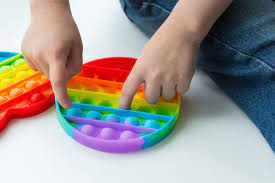
#> input picture popitt.jpg, 275 x 183 px
$ jupyter execute 'Feature and edge detection code.ipynb'   (shell and % lines are left out)
#> lines starting #> are read from the running program, lines starting #| are printed output that depends on the picture; after the words box and inside, x2 and y2 are one past the last pixel; in counts of white or black regions, pixels touching at a corner belong together
#### Name:Niharika Nashine
#### Roll no=10   Batch=B1
#### Practical 7

[cell 1]
import matplotlib.pyplot as plt
import numpy as np
import cv2

[cell 2]

image = cv2.imread("popitt.jpg")
#> image is the input picture: shape (183, 275, 3); mean B, G, R 147.8, 151.1, 159

image_copy=np.copy(image)
image_copy=cv2.cvtColor(image_copy,cv2.COLOR_BGR2RGB)
plt.imshow(image_copy)

[cell 3]
gray=cv2.cvtColor(image_copy,cv2.COLOR_RGB2GRAY)
grap=np.float32(gray)

#detect corners
dst=cv2.cornerHarris(gray,2,3,0.04)
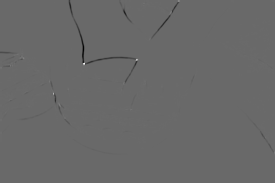
#> dst: shape (183, 275) float32; min -0.00516, max 0.00726, mean -1.83e-05; drawn with min black and max white

dst=cv2.dilate(dst,None)
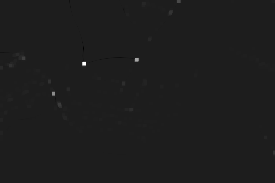
#> dst: shape (183, 275) float32; min -0.000952, max 0.00726, mean 8.96e-06; drawn with min black and max white

plt.imshow(dst,cmap='gray')

[cell 4]
thresh=0.01*dst.max()
#> thresh = 7.26e-05

corner_image=np.copy(image_copy)

for j in range(0,dst.shape[0]):
    for i in range(0,dst.shape[1]):
        if(dst[j,i]>thresh):
            cv2.circle(corner_image,(i,j),2,(0,255,0),2)
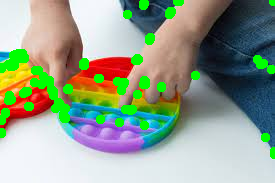
#> corner_image: shape (183, 275, 3); mean R, G, B 147.1, 161, 140.4
plt.imshow(corner_image)

[cell 5]
image = cv2.imread("popitt.jpg")
gray=cv2.cvtColor(image,cv2.COLOR_RGB2GRAY)
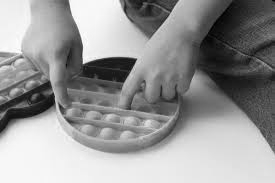
#> gray: shape (183, 275); min 0, max 255, mean 151
grap=np.float32(gray)

#detect corners
dst_3=cv2.cornerHarris(gray,2,3,0.04)
dst_5=cv2.cornerHarris(gray,2,5,0.04)
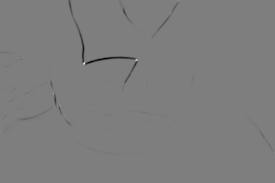
#> dst_5: shape (183, 275) float32; min -0.699, max 0.714, mean -0.00311; drawn with min black and max white
dst_7=cv2.cornerHarris(gray,2,7,0.04)
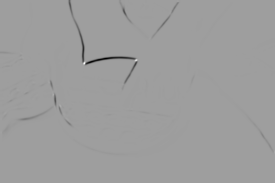
#> dst_7: shape (183, 275) float32; min -100.3, max 61.52, mean -0.5; drawn with min black and max white

dst_3=cv2.dilate(dst_3,None)
dst_5=cv2.dilate(dst_5,None)
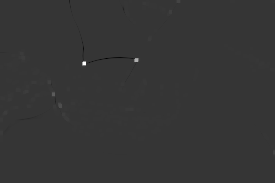
#> dst_5: shape (183, 275) float32; min -0.191, max 0.714, mean 0.000403; drawn with min black and max white
dst_7=cv2.dilate(dst_7,None)

plt.imshow(dst_3,cmap='gray')

[cell 6]
plt.imshow(dst_7,cmap='gray')

[cell 7]
plt.imshow(dst_5,cmap='gray')

[cell 8]
#sift
image1 = cv2.imread("popitt.jpg")
image1 = cv2.cvtColor(image1, cv2.COLOR_BGR2RGB)
gray = cv2.cvtColor(image1, cv2.COLOR_RGB2GRAY)
sift = cv2.SIFT_create()
keypoints, descriptors = sift.detectAndCompute(gray, None)
#> keypoints = 217 keypoints; strongest (x, y, size): (88, 56, 9.6), (115, 69, 19.5), (71, 49, 16.7), (127, 63, 10)
image_with_keypoints = cv2.drawKeypoints(image1, keypoints, None, flags=cv2.DRAW_MATCHES_FLAGS_DRAW_RICH_KEYPOINTS)
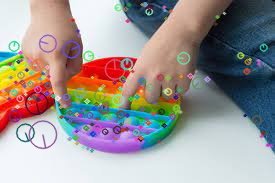
#> image_with_keypoints: shape (183, 275, 3); mean R, G, B 157.3, 151, 149.3

plt.figure(figsize=(8, 8))
plt.imshow(image_with_keypoints)
plt.axis('off')
plt.show()

[cell 9]
#surf
orb = cv2.ORB_create()
keypoints, descriptors = orb.detectAndCompute(gray, None)
#> keypoints = 389 keypoints; strongest (x, y, size): (83, 62, 31), (135, 60, 31), (83, 61, 37.2), (85, 60, 53.6)
image_with_keypoints = cv2.drawKeypoints(image1, keypoints, None, flags=cv2.DRAW_MATCHES_FLAGS_DRAW_RICH_KEYPOINTS)
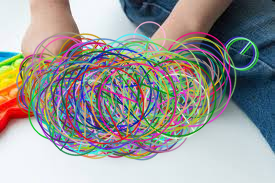
#> image_with_keypoints: shape (183, 275, 3); mean R, G, B 152.3, 152.2, 150.1
plt.imshow(image_with_keypoints)

plt.axis('off')
plt.show()

[cell 10]
image=cv2.imread("popitt.jpg")
gray=cv2.cvtColor(image_copy,cv2.COLOR_RGB2GRAY)

edges=cv2.Canny(gray,50,150)
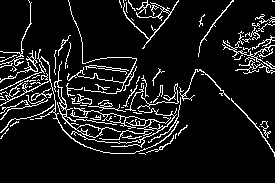
#> edges: shape (183, 275); 9.7% white in thin lines or dots, all inside (x1, y1, x2, y2) = (0, 0, 275, 157)

plt.imshow(edges,cmap='gray')
plt.title("Canny edge detection")
plt.axis("off")
plt.show()
